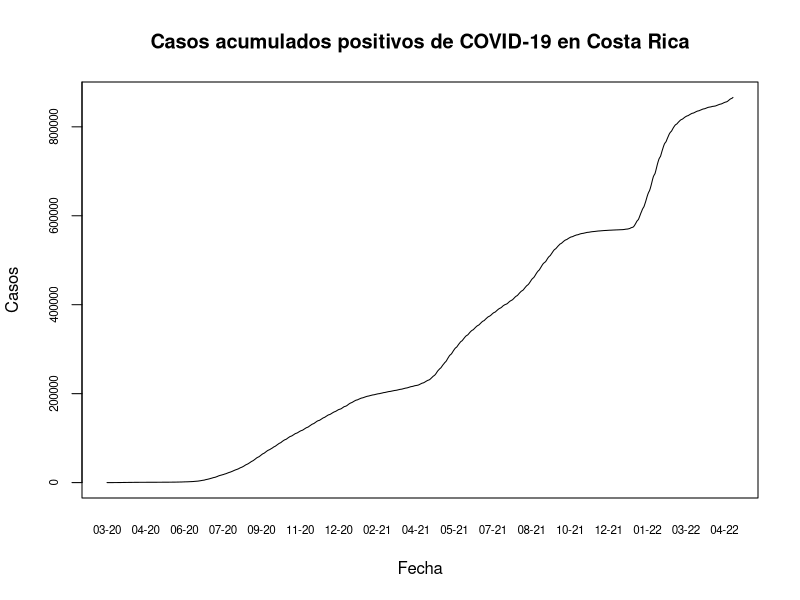
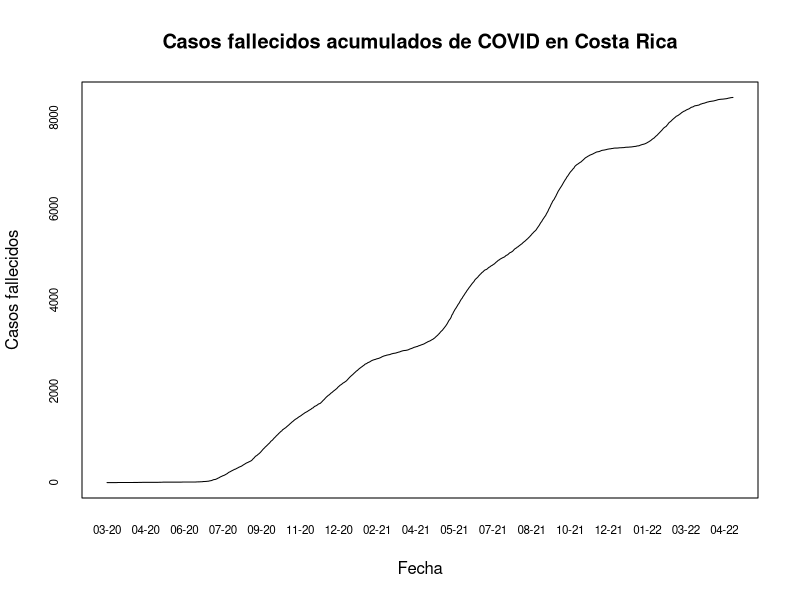
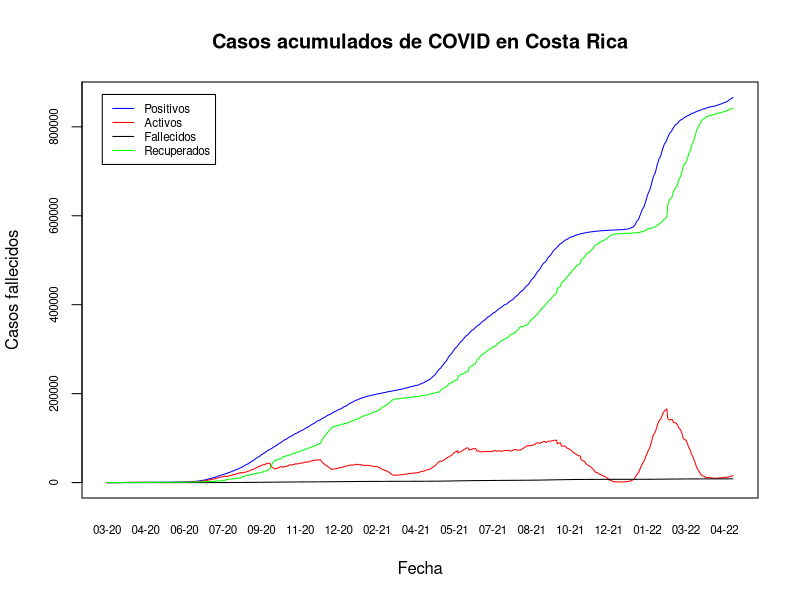

Source code (R) for these figures, in order:
## ---- chunk 1
knitr::opts_chunk$set(echo = TRUE)
## ---- chunk 2
covid <- read.csv(file = "05_10_22_CSV_GENERAL.csv", sep = ";")
## ---- chunk 3
options(scipen = 7)
## ---- chunk 4
covid$FECHA <- as.Date(covid$FECHA, format = "%d/%m/%Y")
## ---- chunk 5
plot(
  covid$FECHA,
  covid$positivos, 
  type = "l",
  xaxt = "n",
  yaxt = "n", 
  main = "Casos acumulados positivos de COVID-19 en Costa Rica", 
  xlab = "Fecha",
  ylab = "Casos")

axis(
  side = 1,
  covid$FECHA,
  tick = FALSE,
  format(covid$FECHA, "%m-%y"),
  cex.axis = 0.7
) 
axis(
  side = 2,
  covid$positivos,
  labels = TRUE,  
  at = seq(0, 1000000, by = 200000),
  cex.axis = .7
)
## ---- chunk 6
plot(
  covid$FECHA,
  covid$fallecidos,
  type = "l",
  xaxt = "n",
  yaxt = "n",
  main = "Casos fallecidos acumulados de COVID en Costa Rica",
  xlab = "Fecha",
  ylab = "Casos fallecidos"
)

axis(side = 1,
     covid$FECHA,
     tick = FALSE,
     format(covid$FECHA, "%m-%y"),
     cex.axis = .7)

axis(side = 2,
  covid$fallecidos,
  labels = TRUE,  
  at = seq(0, 10000, by = 2000),
  cex.axis = .7
)
## ---- chunk 7
plot(
  covid$FECHA,
  covid$positivos,
  type = "l",
  xaxt = "n",
  yaxt = "n",
  main = "Casos acumulados de COVID en Costa Rica",
  xlab = "Fecha",
  ylab = "Casos fallecidos",
  col = "blue"
)

# Casos activos
lines(covid$FECHA, covid$activos, col="red")

# Casos fallecidos
lines(covid$FECHA, covid$fallecidos, col="black")

# Casos recuperados
lines(covid$FECHA, covid$RECUPERADOS, col="green")

legend(
  x = "topleft",
  inset = 0.03,
  legend = c("Positivos", "Activos", "Fallecidos", "Recuperados"),
  col = c("blue", "red", "black", "green"), 
  lty = 1, 
  cex = 0.7
)

axis(side = 1,
     covid$FECHA,
     tick = FALSE,
     format(covid$FECHA, "%m-%y"),
     cex.axis = .7)
 
axis(
  side = 2,
  covid$positivos,
  labels = TRUE,  
  at = seq(0, 1000000, by = 200000),
  cex.axis = .7)

